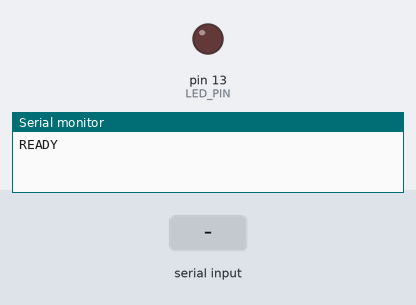
Bench run of a sketch on a simulated Arduino Uno, built with avr-gcc and run on an emulated ATmega328P. On the bench: output pins drawn as LEDs (lit = HIGH), the last lines printed to the serial monitor. The inputs (shaded band) are chosen by the test bench.

Above: at 1.2 s.
1.3 s: "1" received over Serial
At 1.6 s:
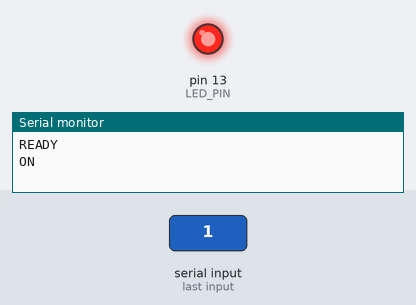
2.8 s: "0" received over Serial
At 3.9 s:
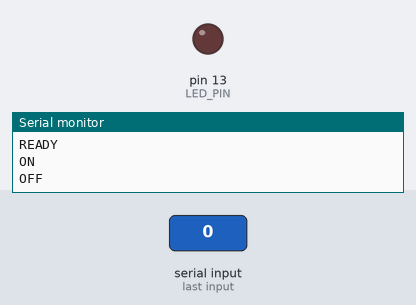
Timing chart, 0 to 5.8 s (numbered marks = the images above; inputs shaded):
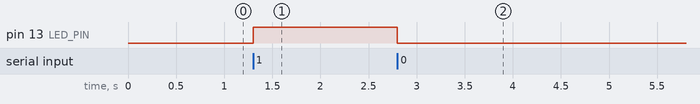

Measured:
- after the input at 1.3 s, pin 13 (LED_PIN): LOW → HIGH at once
- after the input at 2.8 s, pin 13 (LED_PIN): HIGH → LOW at once

The sketch:

remote_led.ino
```cpp
#include "Led.h"

#define LED_PIN 13

Led led(LED_PIN);

void setup(){
  led.switchOff();
  Serial.begin(115200);
  Serial.println("READY");
}

void loop()
{
  if (Serial.available()){
    char data = Serial.read();
    if (data=='1'){
      led.switchOn();
      Serial.println("ON");
    } else if (data=='0'){
      led.switchOff();
      Serial.println("OFF");
    }
  }
}
```

Led.cpp
```cpp
#include "Led.h"
#include "Arduino.h"

Led::Led(int pin){
  this->pin = pin;
  pinMode(pin,OUTPUT);
}

void Led::switchOn(){
  digitalWrite(pin,HIGH);
}

void Led::switchOff(){
  digitalWrite(pin,LOW);
};
```

Led.h
```cpp
#ifndef __LED__
#define __LED__

#include "Light.h"

class Led: public Light {
public:
  Led(int pin);
  void switchOn();
  void switchOff();
private:
  int pin;
};

#endif
```

Light.h
```cpp
#ifndef __LIGHT__
#define __LIGHT__

class Light {
public:
  virtual void switchOn() = 0;
  virtual void switchOff() = 0;
};

#endif
```
